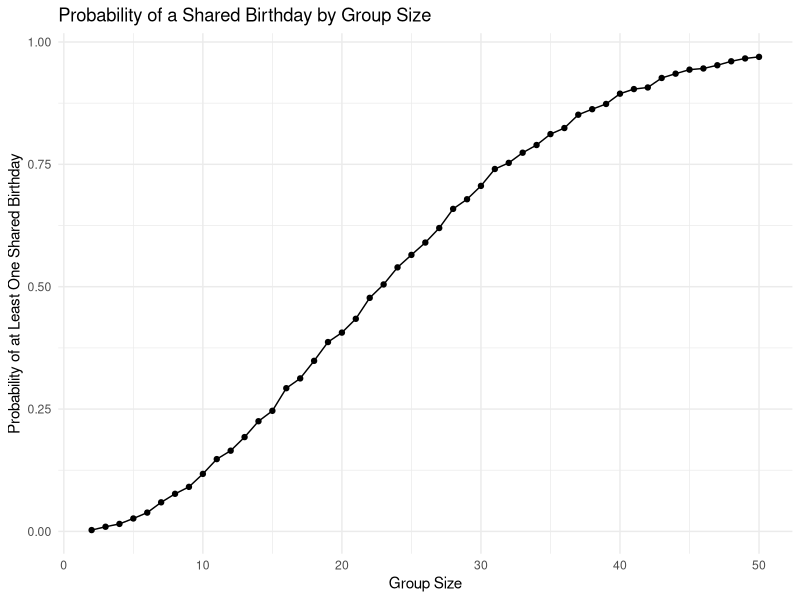

Recreate this plot in R.
## ---- chunk 1
library(tidyverse)
library(broom)

knitr::opts_chunk$set(
  echo = TRUE,
  warning = FALSE,
  message = FALSE
)
## ---- chunk 2
birthday_sim = function(n) {
  
  birthdays = sample(1:365, size = n, replace = TRUE)
  
  any(duplicated(birthdays))
}
## ---- chunk 3
birthday_results =
  tibble(group_size = 2:50) |>
  mutate(
    probability = map_dbl(
      group_size,
      \(n) mean(replicate(10000, birthday_sim(n)))
    )
  )

birthday_results
## ---- chunk 4
birthday_results |>
  ggplot(aes(x = group_size, y = probability)) +
  geom_line() +
  geom_point() +
  labs(
    title = "Probability of a Shared Birthday by Group Size",
    x = "Group Size",
    y = "Probability of at Least One Shared Birthday"
  ) +
  theme_minimal()
